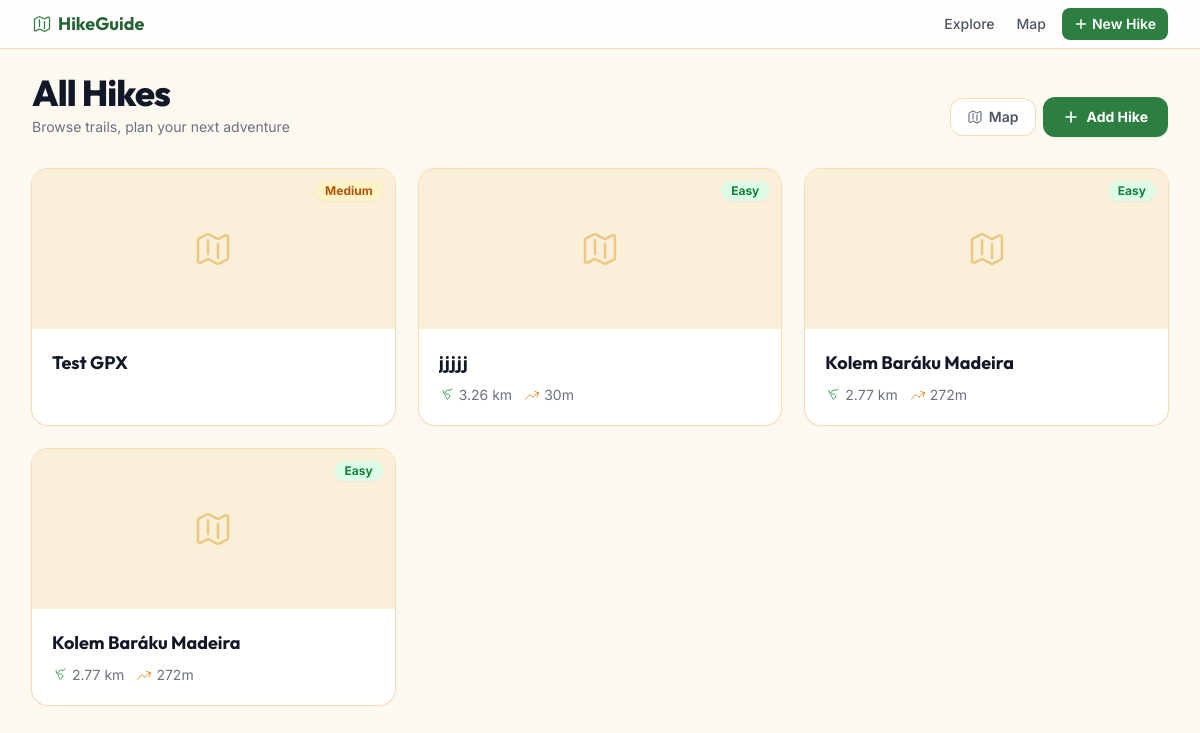
Page /hikes/ on the committed database.
### models.py (models this page shows)
class Hike(SQLModel, table=True):
    id: Optional[int] = Field(default=None, primary_key=True)
    title: str
    description: Optional[str] = None
    distance: float = 0.0 # in km
    elevation_gain: int = 0 # in meters
    difficulty: str = "Medium" # Easy, Medium, Hard
    status: str = "Planned" # Planned, Completed
    start_name: Optional[str] = None
    end_name: Optional[str] = None
    start_lon: Optional[float] = None
    start_lat: Optional[float] = None
    end_lon: Optional[float] = None
    end_lat: Optional[float] = None
    mapy_url: Optional[str] = None
    route_type: str = "foot_hiking"
    mapset: str = "outdoor"
    created_by: int = Field(foreign_key="user.id")
    created_at: datetime = Field(default_factory=datetime.utcnow)
    creator: User = Relationship(back_populates="hikes")
    routes: List["Route"] = Relationship(back_populates="hike")
    photos: List["Photo"] = Relationship(back_populates="hike")
    ratings: List["Rating"] = Relationship(back_populates="hike")

### routers/hikes.py (the view)
@router.get("/", response_class=HTMLResponse)
async def list_hikes(request: Request, session: Session = Depends(get_session)):
    hikes = session.exec(select(Hike)).all()
    return templates.TemplateResponse("hikes/list.html", {"request": request, "hikes": hikes})

### templates/hikes/list.html (shortened to what this page needs)
{% extends "base.html" %}
{% block content %}
<div class="flex flex-col sm:flex-row sm:items-end sm:justify-between gap-4 mb-8">
    <div>
        <h1 class="font-display text-3xl font-extrabold tracking-tight text-gray-900 sm:text-4xl">All Hikes</h1>
        <p class="mt-1 text-sm text-gray-500">Browse trails, plan your next adventure</p>
    </div>
    <div class="flex items-center gap-2">
        <a href="/hikes/map"
           class="inline-flex items-center gap-1.5 rounded-xl bg-white px-4 py-2 text-sm font-semibold text-gray-600 ring-1 ring-sand-200 hover:bg-sand-50 transition-colors">
            Map
        </a>
        <a href="/hikes/new"
           class="inline-flex items-center gap-2 rounded-xl bg-forest-600 px-5 py-2.5 text-sm font-bold text-white shadow-sm hover:bg-forest-700 transition-colors">
            <svg class="w-4 h-4" fill="none" viewBox="0 0 24 24" stroke-width="2.5" stroke="currentColor"><path stroke-linecap="round" stroke-linejoin="round" d="M12 4.5v15m7.5-7.5h-15"/></svg>
            Add Hike
        </a>
    </div>
</div>
<div class="grid grid-cols-1 gap-6 sm:grid-cols-2 lg:grid-cols-3">
    {% for hike in hikes %}
    <a href="/hikes/{{ hike.id }}" class="group block bg-white rounded-2xl overflow-hidden ring-1 ring-sand-200 shadow-sm hover:shadow-lg hover:ring-forest-300 transition-all duration-200">
        <div class="relative h-40 bg-sand-100 overflow-hidden">
            <div class="skeleton-pulse absolute inset-0 flex flex-col items-center justify-center gap-2">
            </div>
            {% if hike.difficulty %}
            <span class="absolute top-3 right-3 inline-flex items-center rounded-full px-2.5 py-0.5 text-xs font-bold
                {% if hike.difficulty == 'Easy' %}bg-green-100 text-green-700
                {% elif hike.difficulty == 'Hard' %}bg-red-100 text-red-700
                {% else %}bg-amber-100 text-amber-700{% endif %}
                shadow-sm">
                {{ hike.difficulty }}
            </span>
            {% endif %}
        </div>
        <div class="p-5">
            <h3 class="font-display font-bold text-lg text-gray-900 group-hover:text-forest-600 transition-colors truncate">{{ hike.title }}</h3>
            <div class="mt-2 flex items-center gap-3 text-sm text-gray-500">
                {% if hike.distance %}
                <span class="inline-flex items-center gap-1">
                    {{ hike.distance }} km
                </span>
                {% endif %}
                {% if hike.elevation_gain %}
                <span class="inline-flex items-center gap-1">
                    <svg class="w-4 h-4 text-sand-500" fill="none" viewBox="0 0 24 24" stroke-width="1.5" stroke="currentColor"><path stroke-linecap="round" stroke-linejoin="round" d="M2.25 18L9 11.25l4.306 4.307a11.95 11.95 0 015.814-5.519l2.74-1.22m0 0l-5.94-2.28m5.94 2.28l-2.28 5.941"/></svg>
                    {{ hike.elevation_gain }}m
                </span>
                {% endif %}
            </div>
        </div>
    </a>
    {% endfor %}
</div>
{% endblock %}

### templates/base.html (shortened to what this page needs)
<!DOCTYPE html>
<html lang="en">
<head>
    <script src="https://cdn.tailwindcss.com"></script>
    <link rel="stylesheet" href="https://unpkg.com/leaflet@1.9.4/dist/leaflet.css" />
</head>
<body class="bg-sand-50 text-gray-800 min-h-screen flex flex-col">
    <nav class="sticky top-0 z-50 bg-white/80 backdrop-blur-lg border-b border-sand-200">
        <div class="max-w-7xl mx-auto px-4 sm:px-6 lg:px-8">
            <div class="flex items-center justify-between h-12">
                <a href="/" class="flex items-center gap-1.5">
                    <span class="font-display font-bold text-lg text-forest-700">HikeGuide</span>
                </a>
                <div class="flex items-center gap-0.5">
                    <a href="/hikes"
                       class="px-2.5 py-1.5 rounded-lg text-sm font-medium text-gray-600 hover:text-forest-700 hover:bg-forest-50 transition-all">
                        Explore
                    </a>
                    <a href="/hikes/map"
                       class="px-2.5 py-1.5 rounded-lg text-sm font-medium text-gray-600 hover:text-forest-700 hover:bg-forest-50 transition-all">
                        Map
                    </a>
                    <a href="/hikes/new"
                       class="ml-1 inline-flex items-center gap-1 px-3 py-1.5 rounded-lg text-sm font-semibold text-white bg-forest-600 hover:bg-forest-700 transition-all">
                        <svg class="w-3.5 h-3.5" fill="none" viewBox="0 0 24 24" stroke-width="2.5" stroke="currentColor"><path stroke-linecap="round" stroke-linejoin="round" d="M12 4.5v15m7.5-7.5h-15"/></svg>
                        New Hike
                    </a>
                </div>
            </div>
        </div>
    </nav>
    <main class="flex-1">
        <div class="max-w-7xl mx-auto px-4 sm:px-6 lg:px-8 py-6">
            {% block content %}{% endblock %}
        </div>
    </main>
</body>
</html>

### templates/base.html (style rules this page uses)
body { -webkit-font-smoothing: antialiased; }

### templates/hikes/list.html (style rules this page uses)
.skeleton-pulse { animation: skeleton-fade 1.5s ease-in-out infinite; }

### rows in the picture
Hike: difficulty "Medium", title "Test GPX"
Hike: difficulty "Easy", title "jjjjj", distance "3.26", elevation_gain "30"
Hike: difficulty "Easy", title "Kolem Baráku Madeira", distance "2.77", elevation_gain "272"
Hike: difficulty "Easy", title "Kolem Baráku Madeira", distance "2.77", elevation_gain "272"
